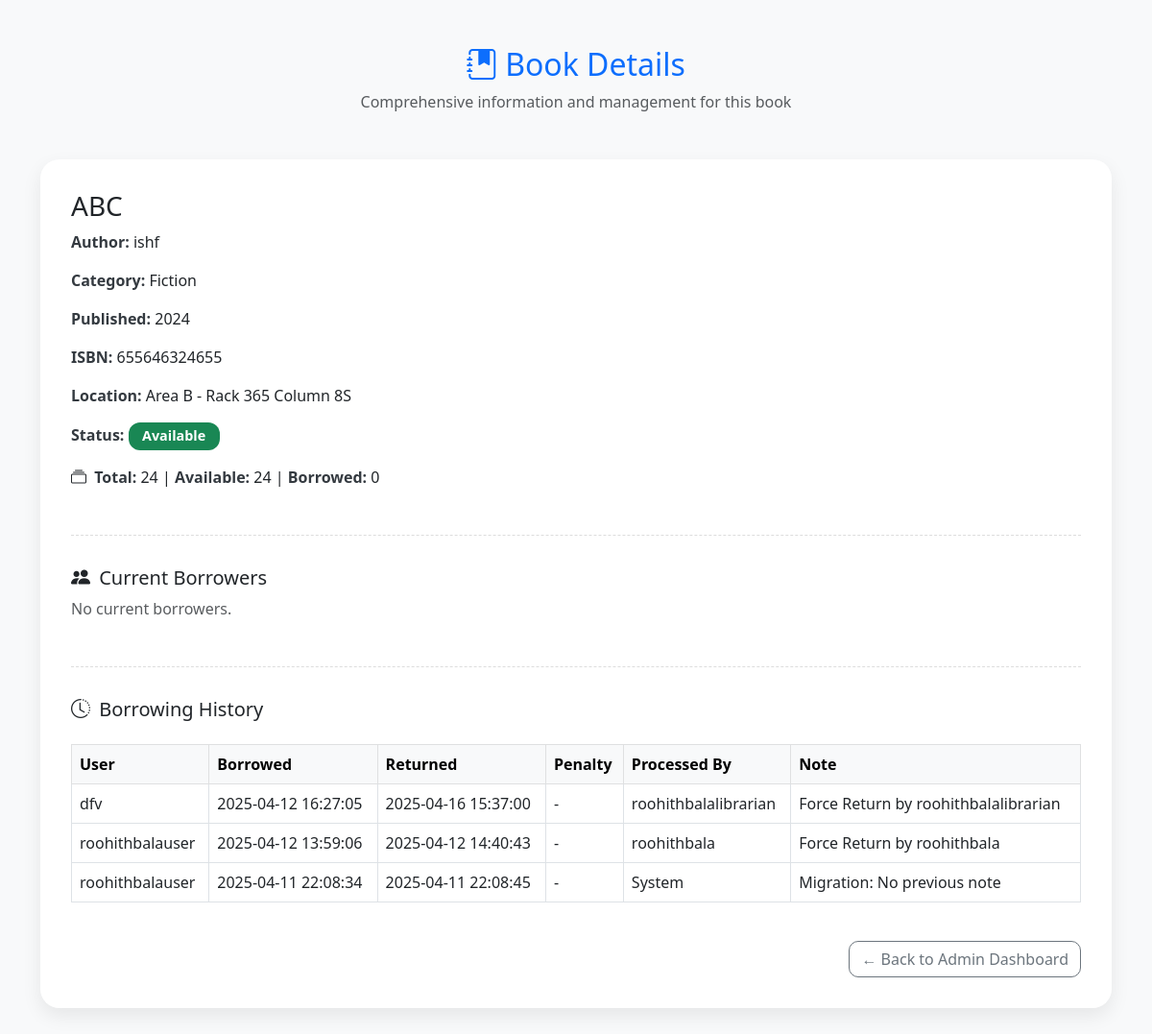
/book/3 (signed in), run on the app's committed database.
### tables this page shows
CREATE TABLE books (
            id INTEGER PRIMARY KEY AUTOINCREMENT,
            title TEXT NOT NULL,
            author TEXT NOT NULL,
            category TEXT NOT NULL,
            publication_year INTEGER,
            isbn TEXT UNIQUE NOT NULL,
            added_by TEXT,
            main_area TEXT,
            rack_no TEXT,
            column_no TEXT,
            total_copies INTEGER DEFAULT 1,
            available_copies INTEGER DEFAULT 1
        );

CREATE TABLE book_history (
            id INTEGER PRIMARY KEY AUTOINCREMENT,
            book_id INTEGER NOT NULL,
            copy_id INTEGER NOT NULL,
            user_id INTEGER NOT NULL,
            borrowed_at DATETIME NOT NULL,
            returned_at DATETIME,
            penalty REAL DEFAULT 0, processed_by INTEGER 
                    REFERENCES users(id), return_note TEXT, return_type TEXT,
            FOREIGN KEY (book_id) REFERENCES books(id),
            FOREIGN KEY (copy_id) REFERENCES book_copies(copy_id),
            FOREIGN KEY (user_id) REFERENCES users(id)
        );

CREATE TABLE users (
            id INTEGER PRIMARY KEY AUTOINCREMENT,
            username TEXT UNIQUE NOT NULL,
            email TEXT UNIQUE NOT NULL,
            password TEXT NOT NULL,
            role TEXT NOT NULL,
            first_name TEXT,
            last_name TEXT,
            date_of_birth DATE,
            gender TEXT,
            phone TEXT,
            address TEXT,
            occupation TEXT,
            reading_interests TEXT,
            created_at DATETIME DEFAULT CURRENT_TIMESTAMP
        );

### app.py (the view)
@app.route("/book/<int:book_id>")
def view_book(book_id):
    with get_db_connection() as conn:
        book = conn.execute("""
            SELECT b.*,
                   COUNT(DISTINCT bc.copy_id) as total_copies,
                   SUM(CASE WHEN bc.status = 'Available' THEN 1 ELSE 0 END) as available_copies,
                   MAX(CASE WHEN bc.status = 'Taken' AND bc.borrowed_by = ? THEN 1 ELSE 0 END) as is_borrowed_by_me,
                   MAX(CASE WHEN bc.status = 'Taken' AND bc.borrowed_by = ? THEN bc.due_date END) as due_date,
                   MAX(CASE WHEN bc.status = 'Taken' AND bc.borrowed_by = ? THEN bc.penalty END) as penalty,
                   MAX(CASE WHEN bc.status = 'Taken' THEN u.username END) as borrowed_by_username
            FROM books b
            LEFT JOIN book_copies bc ON b.id = bc.book_id
            LEFT JOIN users u ON bc.borrowed_by = u.id
            WHERE b.id = ?
            GROUP BY b.id""",
            (session.get('user_id'), session.get('user_id'), session.get('user_id'), book_id)
        ).fetchone()
        if not book:
            flash("Book not found!", "danger")
            return redirect(url_for("home"))
        book = dict(book)
        book["status"] = "Available" if book["available_copies"] > 0 else "Taken"
        book["location"] = f"{book['main_area']} - Rack {book['rack_no']} Column {book['column_no']}"
        current_borrowers = conn.execute("""
            SELECT u.username as borrower_name,
                   bc.due_date, bc.penalty, bc.copy_id,
                   CASE WHEN date(bc.due_date) < date('now') THEN 1 ELSE 0 END as is_overdue,
                   CAST((julianday('now') - julianday(bc.due_date)) as INTEGER) as days_overdue
            FROM book_copies bc
            JOIN users u ON bc.borrowed_by = u.id
            WHERE bc.book_id = ? AND bc.status = 'Taken'
            ORDER BY bc.due_date""", (book_id,)).fetchall()
        history = conn.execute("""
            SELECT bh.*, u.username, up.username as processed_by_username
            FROM book_history bh
            JOIN users u ON bh.user_id = u.id
            LEFT JOIN users up ON bh.processed_by = up.id
            WHERE bh.book_id = ?
            ORDER BY bh.borrowed_at DESC""", (book_id,)).fetchall()
        current_date = datetime.now().strftime("%Y-%m-%d")
        return render_template(
            "book_details.html",
            book=book,
            current_borrowers=current_borrowers,
            history=history,
            current_date=current_date
        )

### app.py (called while the page is built)
def get_db_connection():
    conn = sqlite3.connect(DATABASE)
    conn.row_factory = sqlite3.Row
    return conn

### templates/book_details.html (shortened to what this page needs)
<!DOCTYPE html>
<html lang="en">
<head>
  <link rel="stylesheet" href="https://cdn.jsdelivr.net/npm/bootstrap@5.3.0/dist/css/bootstrap.min.css"/>
  <link rel="stylesheet" href="https://cdnjs.cloudflare.com/ajax/libs/animate.css/4.1.1/animate.min.css"/>
  <link rel="stylesheet" href="https://cdn.jsdelivr.net/npm/bootstrap-icons@1.10.5/font/bootstrap-icons.css"/>
</head>
<body class="container py-5">
  <div class="text-center mb-5 animate__animated animate__fadeInDown">
    <h2 class="text-primary"><i class="bi bi-journal-bookmark-fill me-2"></i>Book Details</h2>
    <p class="text-muted">Comprehensive information and management for this book</p>
  </div>
  <div class="card card-custom animate__animated animate__fadeInUp">
    <h3 class="text-dark">{{ book.title }}</h3>
    <p><span class="info-label">Author:</span> {{ book.author }}</p>
    <p><span class="info-label">Category:</span> {{ book.category }}</p>
    <p><span class="info-label">Published:</span> {{ book.publication_year }}</p>
    <p><span class="info-label">ISBN:</span> {{ book.isbn }}</p>
    <p><span class="info-label">Location:</span> {{ book.location }}</p>
    <p>
      <span class="info-label">Status:</span>
      <span class="badge badge-status {% if book.status == 'Available' %}bg-success{% else %}bg-danger{% endif %}">
        {{ book.status }}
      </span>
    </p>
    <p>
      <i class="bi bi-collection me-1"></i>
      <span class="info-label">Total:</span> {{ book.total_copies }} |
      <span class="info-label">Available:</span> {{ book.available_copies }} |
      <span class="info-label">Borrowed:</span> {{ book.total_copies - book.available_copies }}
    </p>
    {% if session.get('role') in ['admin', 'librarian', 'user'] %}
      <div class="section-divider"></div>
      <h5><i class="bi bi-people-fill me-1"></i> Current Borrowers</h5>
      {% if current_borrowers %}
        <div class="table-responsive">
          <table class="table table-striped table-hover mt-3">
            <thead>
              <tr>
                <th>Name</th>
                <th>Due</th>
                <th>Penalty</th>
                {% if session.get('role') in ['admin', 'librarian'] %}<th>Actions</th>{% endif %}
              </tr>
            </thead>
            <tbody>
              {% for borrower in current_borrowers %}
                <tr {% if borrower.is_overdue %}class="table-danger"{% endif %}>
                  <td>{{ borrower.borrower_name }}</td>
                  <td>
                    {{ borrower.due_date }}
                    {% if borrower.is_overdue %}
                      <span class="badge bg-danger ms-2">Overdue {{ borrower.days_overdue }}d</span>
                    {% endif %}
                  </td>
                  <td>
                    {% if borrower.penalty > 0 %}
                      <span class="text-danger">₹{{ "%.2f"|format(borrower.penalty) }}</span>
                    {% else %}-{% endif %}
                  </td>
                  {% if session.get('role') in ['admin', 'librarian'] %}
                    <td>
                      <form method="POST" action="{{ url_for('force_return_route', book_id=book.id) }}" class="d-inline">
                        <input type="hidden" name="copy_id" value="{{ borrower.copy_id }}">
                        <button class="btn btn-sm btn-warning mb-1">Force Return</button>
                      </form>
                      <button class="btn btn-sm btn-info" data-bs-toggle="modal" data-bs-target="#adjustPenaltyModal{{ borrower.copy_id }}">Adjust</button>
                    </td>
                  {% endif %}
                </tr>
              {% endfor %}
            </tbody>
          </table>
        </div>
      {% else %}
        <p class="text-muted">No current borrowers.</p>
      {% endif %}
    {% endif %}
    {% if session.get('role') in ['admin', 'librarian'] %}
      <div class="section-divider"></div>
      <h5><i class="bi bi-clock-history me-1"></i> Borrowing History</h5>
      <table class="table table-bordered table-hover mt-3">
        <thead class="table-light">
          <tr>
            <th>User</th>
            <th>Borrowed</th>
            <th>Returned</th>
            <th>Penalty</th>
            <th>Processed By</th>
            <th>Note</th>
          </tr>
        </thead>
        <tbody>
          {% for entry in history %}
            <tr {% if entry.was_overdue %}class="table-warning"{% endif %}>
              <td>{{ entry.username }}</td>
              <td>{{ entry.borrowed_at }}</td>
              <td>{{ entry.returned_at or "Not Returned" }}</td>
              <td>{% if entry.penalty > 0 %}<span class="text-danger">₹{{ "%.2f"|format(entry.penalty) }}</span>{% else %}-{% endif %}</td>
              <td>{{ entry.processed_by_username or "System" }}</td>
              <td>{{ entry.return_note or "-" }}</td>
            </tr>
          {% endfor %}
        </tbody>
      </table>
    {% endif %}
    <div class="mt-4 text-end">
      {% if session.get('role') == 'admin' %}
        <a href="{{ url_for('admin_dashboard') }}" class="btn btn-outline-secondary">← Back to Admin Dashboard</a>
      {% elif session.get('role') == 'librarian' %}
        <a href="{{ url_for('librarian_dashboard') }}" class="btn btn-outline-secondary">← Back to Librarian Dashboard</a>
      {% elif session.get('role') == 'user' %}
        <a href="{{ url_for('user_dashboard') }}" class="btn btn-outline-secondary">← Back to Dashboard</a>
      {% else %}
        <a href="{{ url_for('home') }}" class="btn btn-outline-secondary">← Home</a>
      {% endif %}
    </div>
  </div>
</body>
</html>

### templates/book_details.html (style rules this page uses)
body { background-color: #f8f9fa; font-family: 'Segoe UI', Tahoma, Geneva, Verdana, sans-serif; }
.card-custom { border: none; border-radius: 20px; box-shadow: 0 8px 20px rgba(0, 0, 0, 0.08); padding: 2rem; background-color: #ffffff; }
.section-divider { border-top: 1px dashed #ddd; margin: 2rem 0; }
.btn { transition: all 0.3s ease-in-out; border-radius: 10px; }
.badge-status { padding: 0.5em 1em; border-radius: 12px; font-size: 0.9rem; }
.table th, .table td { vertical-align: middle; }
.info-label { font-weight: 600; color: #343a40; }

### data on the page
books: title "ABC", author "ishf", category "Fiction", publication_year "2024", isbn "655646324655"
book_history: username "dfv", borrowed_at "2025-04-12 16:27:05", returned_at "2025-04-16 15:37:00", username "roohithbalalibrarian", return_note "Force Return by roohithbalalibrarian"
book_history: username "roohithbalauser", borrowed_at "2025-04-12 13:59:06", returned_at "2025-04-12 14:40:43", username "roohithbala", return_note "Force Return by roohithbala"
book_history: username "roohithbalauser", borrowed_at "2025-04-11 22:08:34", returned_at "2025-04-11 22:08:45", processed_by_username "System", return_note "Migration: No previous note"

### other printed values
{{ book.location }} "Area B - Rack 365 Column 8S"
{{ book.status }} "Available"
{{ book.total_copies }} "24"
{{ book.available_copies }} "24"
{{ book.total_copies - book.available_copies }} "0"
